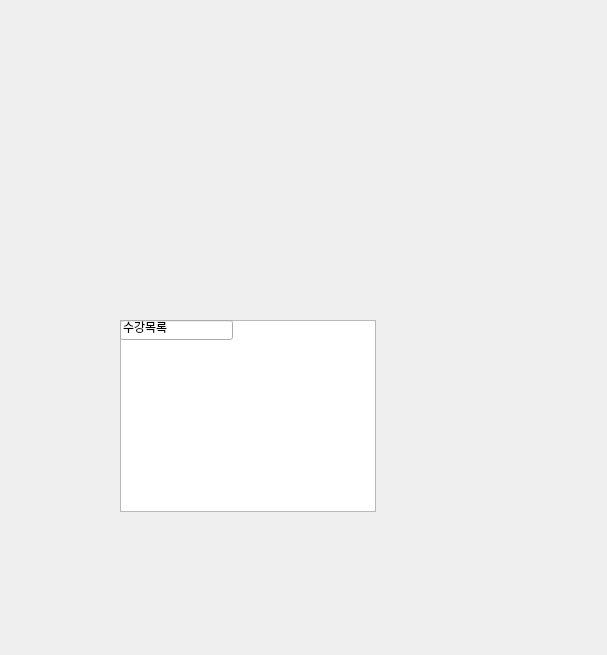
<?xml version="1.0" encoding="UTF-8"?>
<ui version="4.0">
 <class>Dialog</class>
 <widget class="QDialog" name="Dialog">
  <property name="geometry">
   <rect>
    <x>0</x>
    <y>0</y>
    <width>607</width>
    <height>655</height>
   </rect>
  </property>
  <property name="windowTitle">
   <string>Dialog</string>
  </property>
  <widget class="QListWidget" name="listWidget">
   <property name="geometry">
    <rect>
     <x>120</x>
     <y>320</y>
     <width>256</width>
     <height>192</height>
    </rect>
   </property>
  </widget>
  <widget class="QLineEdit" name="lineEdit">
   <property name="geometry">
    <rect>
     <x>120</x>
     <y>320</y>
     <width>113</width>
     <height>20</height>
    </rect>
   </property>
   <property name="text">
    <string>수강목록</string>
   </property>
  </widget>
 </widget>
 <resources/>
 <connections/>
</ui>
